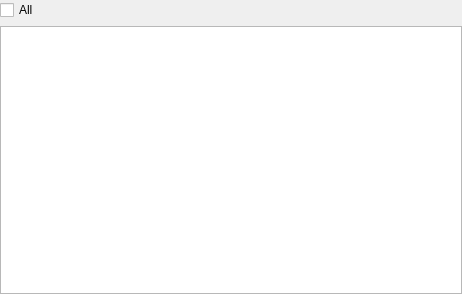
<?xml version="1.0" encoding="UTF-8"?>
<ui version="4.0">
 <class>XMIMEWidget</class>
 <widget class="QWidget" name="XMIMEWidget">
  <property name="geometry">
   <rect>
    <x>0</x>
    <y>0</y>
    <width>462</width>
    <height>294</height>
   </rect>
  </property>
  <property name="windowTitle">
   <string notr="true">MIME</string>
  </property>
  <layout class="QVBoxLayout" name="verticalLayout">
   <property name="leftMargin">
    <number>0</number>
   </property>
   <property name="topMargin">
    <number>0</number>
   </property>
   <property name="rightMargin">
    <number>0</number>
   </property>
   <property name="bottomMargin">
    <number>0</number>
   </property>
   <item>
    <layout class="QHBoxLayout" name="horizontalLayout">
     <item>
      <widget class="QCheckBox" name="checkBoxAll">
       <property name="text">
        <string>All</string>
       </property>
      </widget>
     </item>
     <item>
      <spacer name="horizontalSpacer">
       <property name="orientation">
        <enum>Qt::Horizontal</enum>
       </property>
       <property name="sizeHint" stdset="0">
        <size>
         <width>40</width>
         <height>20</height>
        </size>
       </property>
      </spacer>
     </item>
    </layout>
   </item>
   <item>
    <widget class="QPlainTextEdit" name="plainTextEditMIME">
     <property name="readOnly">
      <bool>true</bool>
     </property>
    </widget>
   </item>
  </layout>
 </widget>
 <resources/>
 <connections/>
</ui>
